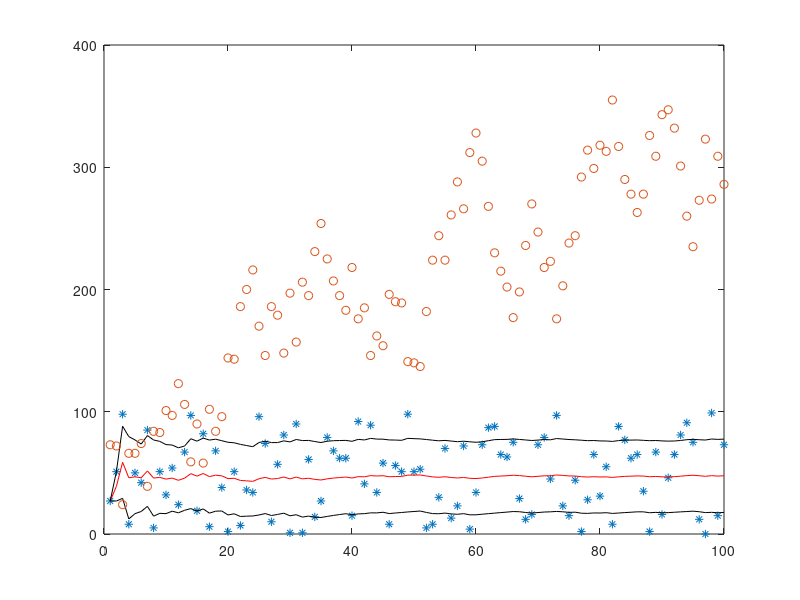

MATLAB code for this plot:
%%
close all
x_e=50; l=100; x=randi([0,100],l,1);
for n=1:l
    x_p(n)=sum(x(1:n))/n;
    x_d(n)=sqrt(sum((x(1:n)-x_p(n)).^2)/n);
    x_ne(n)=(n+1)*(x_e)-(x_p(n))*n;
end
plot(x,'*')
hold on
plot(x_p,'r')
hold on
plot(x_p+x_d,'k')
hold on
plot(x_p-x_d,'k')
hold on
plot(x_ne,'o')